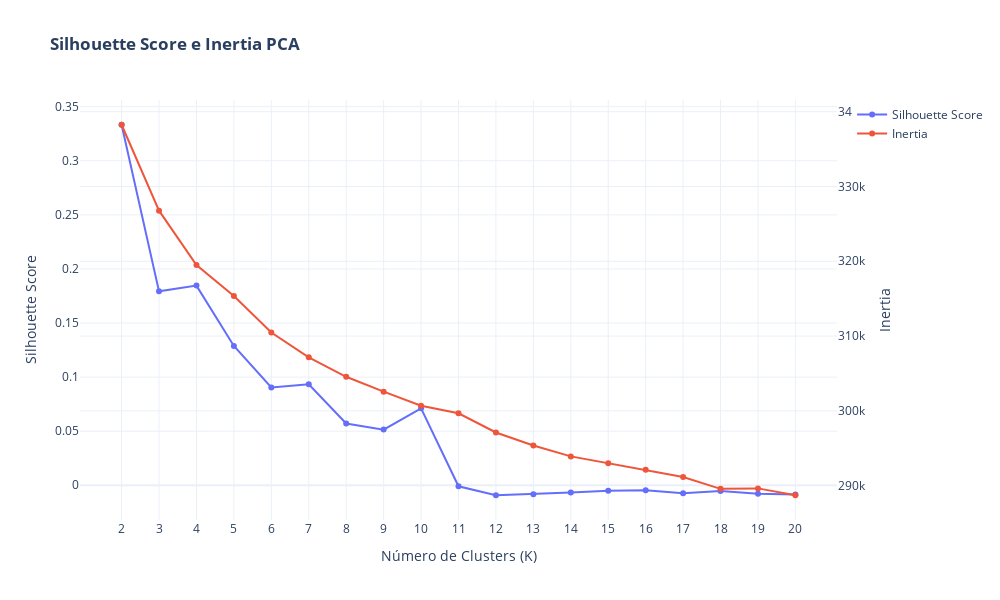

Notebook source saved alongside this figure:
### Markdown cell above
### K-means

### Code cell
silhouette_scores = []
inertias = []
k_values = list(range(2, 21))

for k in k_values:
    kmeans = KMeans(n_clusters=k, random_state=42)
    cluster_labels = kmeans.fit_predict(rating_pca)
    
    silhouette_avg = silhouette_score(rating_pca, cluster_labels, metric="euclidean")
    silhouette_scores.append(silhouette_avg)
    
    # Inertia (soma das distâncias quadradas ao centroide)
    inertias.append(kmeans.inertia_)

fig = go.Figure()

fig.add_trace(go.Scatter(
    x=k_values,
    y=silhouette_scores,
    mode='lines+markers',
    name='Silhouette Score',
    yaxis='y1'
))

fig.add_trace(go.Scatter(
    x=k_values,
    y=inertias,
    mode='lines+markers',
    name='Inertia',
    yaxis='y2'
))

fig.update_layout(
    title_text='<b>Silhouette Score e Inertia PCA </b>',
    xaxis=dict(
        title='Número de Clusters (K)',
        tickmode='array',
        tickvals=k_values
    ),
    yaxis=dict(
        title='Silhouette Score',
        side='left'
    ),
    yaxis2=dict(
        title='Inertia',
        side='right',
        overlaying='y'
    ),
    hovermode='x unified',
    template='plotly_white',
    height=600,
    width=1000
)

fig.show()

### Figure 1 — Plotly figure (JSON) as saved in the notebook; plotly's stock layout.template omitted (floating-point values rounded to 4 significant figures)
{"data": [{"mode": "lines+markers", "name": "Silhouette Score", "type": "scatter", "x": [2, 3, 4, 5, 6, 7, 8, 9, 10, 11, 12, 13, 14, 15, 16, 17, 18, 19, 20], "y": [0.3333, 0.1793, 0.1846, 0.1288, 0.09045, 0.09335, 0.05716, 0.05146, 0.07116, -0.0009109, -0.009203, -0.008237, -0.006774, -0.004939, -0.00461, -0.007255, -0.005213, -0.007886, -0.008408], "yaxis": "y"}, {"mode": "lines+markers", "name": "Inertia", "type": "scatter", "x": [2, 3, 4, 5, 6, 7, 8, 9, 10, 11, 12, 13, 14, 15, 16, 17, 18, 19, 20], "y": [338300.0, 326800.0, 319500.0, 315400.0, 310500.0, 307200.0, 304600.0, 302600.0, 300700.0, 299700.0, 297100.0, 295400.0, 293900.0, 293000.0, 292100.0, 291100.0, 289600.0, 289600.0, 288700.0], "yaxis": "y2"}], "layout": {"height": 600, "hovermode": "x unified", "title": {"text": "<b>Silhouette Score e Inertia PCA </b>"}, "width": 1000, "xaxis": {"tickmode": "array", "tickvals": [2, 3, 4, 5, 6, 7, 8, 9, 10, 11, 12, 13, 14, 15, 16, 17, 18, 19, 20], "title": {"text": "Número de Clusters (K)"}}, "yaxis": {"side": "left", "title": {"text": "Silhouette Score"}}, "yaxis2": {"overlaying": "y", "side": "right", "title": {"text": "Inertia"}}}}
